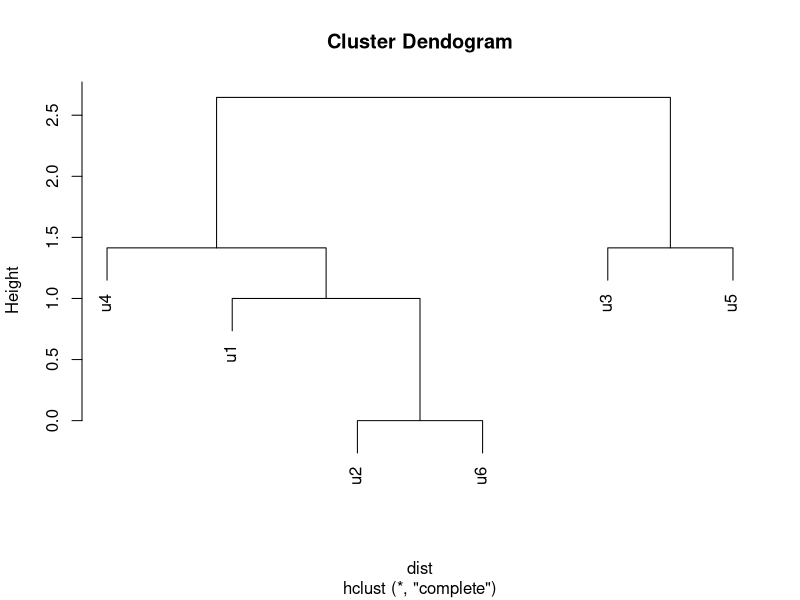
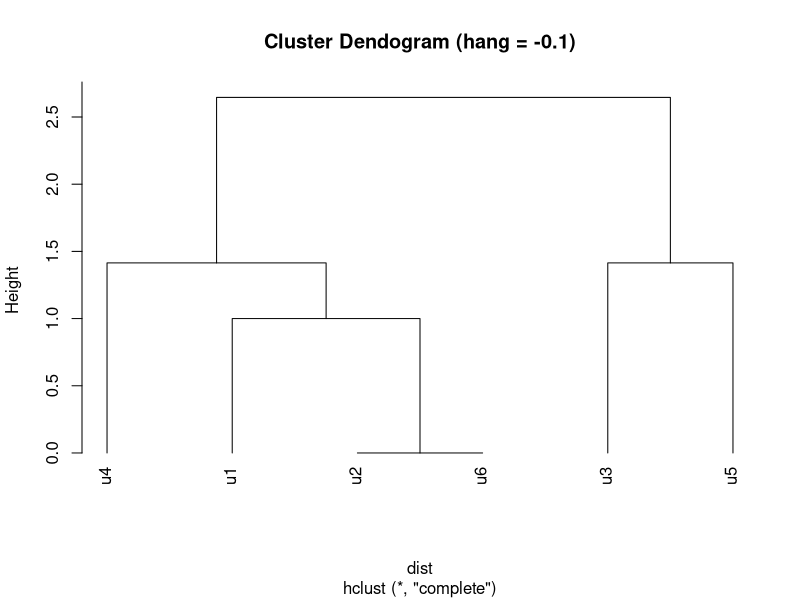
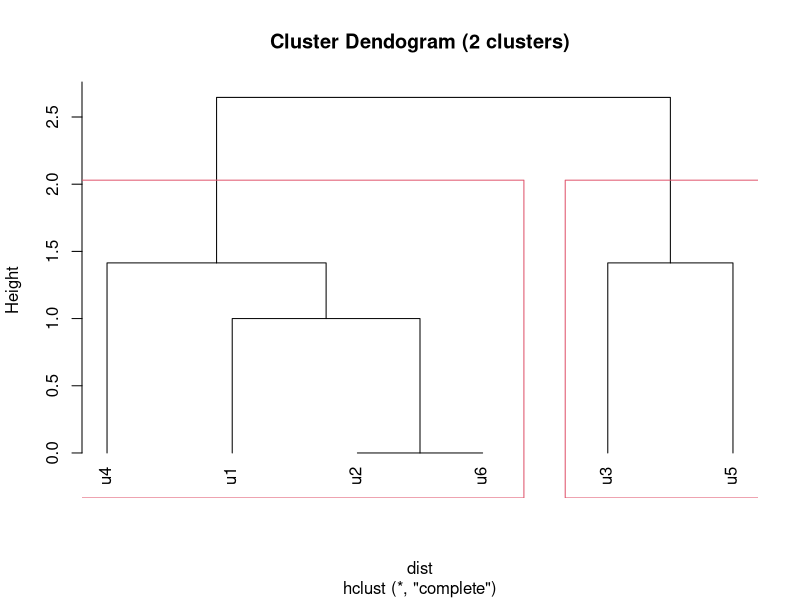

Source code (R) for these figures, in order:

# Using Clustering Results
# Ex. 2

library(dplyr, warn.conflicts = FALSE)

log <- read.csv("log.csv")
matrix <- table(log)
dist <- dist(matrix)

model <- hclust(dist)
plot(model, main = "Cluster Dendogram")
plot(model, hang = -0.1, main = "Cluster Dendogram (hang = -0.1)")

print(cutree(model, k = 2))

plot(model, hang = -0.1, main = "Cluster Dendogram (2 clusters)")
rect.hclust(model, k = 2)
